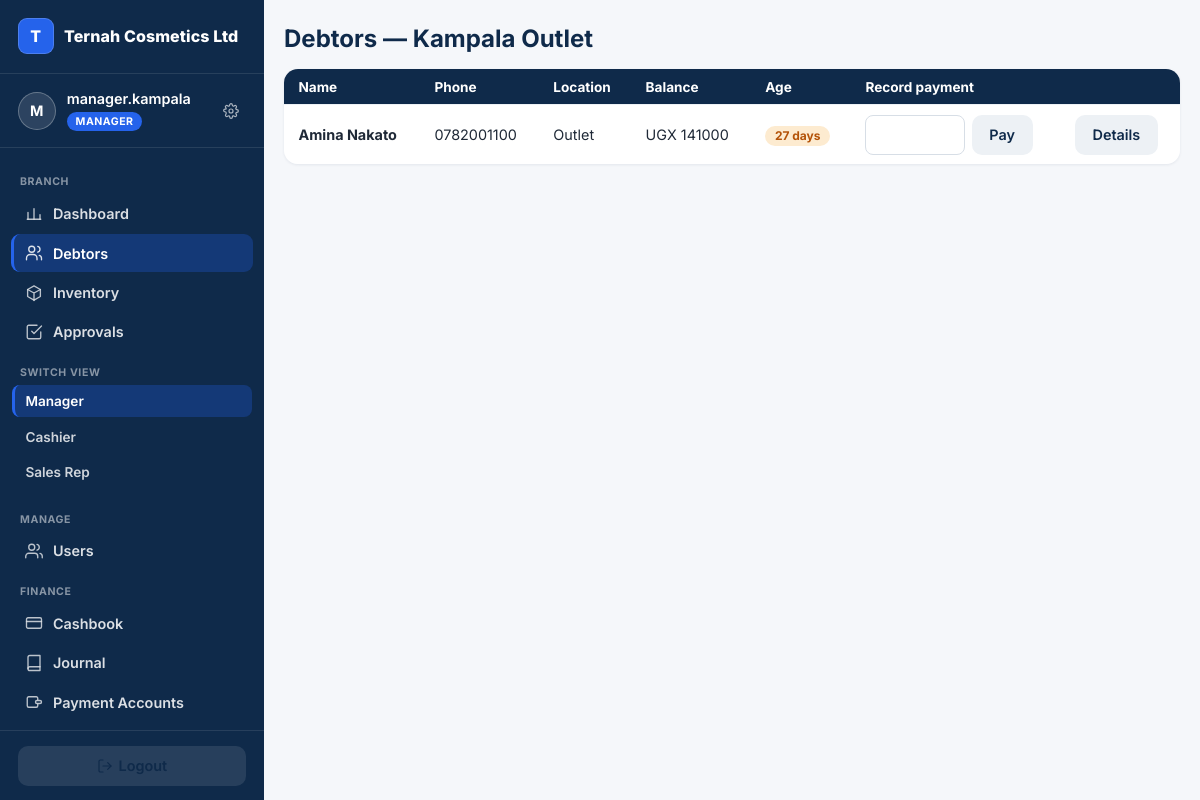
Page /manager/debtors/ (signed in) on the committed database.
### accounts/models.py (models this page shows, shortened)
class User(AbstractUser):
    ROLES = [
        ("OWNER", "Owner"),                # reports only
        ("MANAGER", "Manager"),            # outlet manager; can switch views
        ("CASHIER", "Cashier"),
        ("SALES_REP", "Sales Person / Rep"),
        ("PRODUCTION", "Production"),
    ]
    business = models.ForeignKey("platformadmin.Business", null=True, blank=True,
                                 on_delete=models.CASCADE, related_name="users")
    branch = models.ForeignKey("core.Branch", null=True, blank=True,
                               on_delete=models.SET_NULL, related_name="users")
    role = models.CharField(max_length=15, choices=ROLES, default="CASHIER")
    can_swap = models.BooleanField(default=False)    # False -> swap goes through PendingAction
    can_refund = models.BooleanField(default=False)
    phone = models.CharField(max_length=30, blank=True)
    modules = models.ManyToManyField("platformadmin.Module", blank=True, related_name="users_with_access",
                                     help_text="Which of the business's subscribed modules this user can open.")
    allowed_tiers = models.JSONField(default=list, blank=True,
                                     help_text="Which product price tiers (RETAIL/WHOLESALE/DISTRIBUTION/CUSTOM) "
                                                "this seller may use at the POS.")
    def switchable_views(self):
        if self.role != "MANAGER":
            return []
        views = ["MANAGER", "CASHIER"]
        codes = set(self.modules.values_list("code", flat=True))
        if "PRODUCTION" in codes:
            views.append("PRODUCTION")
        if "SALES" in codes:
            views.append("SALES_REP")
        return views

### platformadmin/models.py (models this page shows, shortened)
class Business(models.Model):
    name = models.CharField(max_length=150)                     # factory name — brands navbar + receipts
    slug = models.SlugField(unique=True)
    business_type = models.CharField(max_length=20, choices=[("FACTORY", "Factory Mode")], default="FACTORY")
    contact_email = models.EmailField()
    contact_phone = models.CharField(max_length=30, blank=True)
    address = models.TextField(blank=True)
    is_active = models.BooleanField(default=True)               # master switch — False = soft-locked
    trial_expires_at = models.DateTimeField(null=True, blank=True)
    subscription_expires_at = models.DateTimeField(null=True, blank=True)
    token_balance = models.PositiveIntegerField(default=0)      # 1 token = 1 cycle of 1 module
    created_at = models.DateTimeField(auto_now_add=True)
    class Meta:
        verbose_name_plural = "businesses"

### core/models.py (models this page shows, shortened)
class TimeStamped(models.Model):
    created_at = models.DateTimeField(auto_now_add=True)
    updated_at = models.DateTimeField(auto_now=True)
    class Meta:
        abstract = True

class Branch(TimeStamped):
    KIND = [("FACTORY", "Factory / Production site"), ("OUTLET", "Outlet / Shop")]
    business = models.ForeignKey("platformadmin.Business", on_delete=models.CASCADE, related_name="branches")
    name = models.CharField(max_length=120)
    kind = models.CharField(max_length=10, choices=KIND, default="OUTLET")
    address = models.CharField(max_length=255, blank=True)
    is_active = models.BooleanField(default=True)
    class Meta:
        verbose_name_plural = "branches"
        unique_together = [("business", "name")]

### sales/models.py (models this page shows, shortened)
class Debtor(TimeStamped):
    business = models.ForeignKey("platformadmin.Business", on_delete=models.CASCADE)
    location = models.ForeignKey(InventoryLocation, on_delete=models.PROTECT)    # which outlet/rep owns it
    name = models.CharField(max_length=120)
    phone = models.CharField(max_length=30, blank=True)
    def balance(self):
        owed = self.sales.aggregate(s=models.Sum("balance"))["s"] or 0
        return owed

class InventoryLocation(TimeStamped):
    TYPE = [("PRODUCTION_STORE", "Finished goods store"), ("OUTLET", "Outlet"), ("REP", "Sales rep")]
    business = models.ForeignKey("platformadmin.Business", on_delete=models.CASCADE)
    branch = models.ForeignKey("core.Branch", on_delete=models.CASCADE, related_name="inventory_locations")
    type = models.CharField(max_length=20, choices=TYPE)
    rep = models.OneToOneField(settings.AUTH_USER_MODEL, null=True, blank=True,
                               on_delete=models.CASCADE, related_name="inventory")

### manager/views.py (the view)
# urls.py: path("debtors/", views.debtors, name="debtors"),
@login_required
@manager_required
def debtors(request):
    branch = request.user.branch
    today = timezone.localdate()
    rows = []
    for d in Debtor.objects.filter(business=request.user.business, location__branch=branch).select_related("location"):
        balance = d.balance()
        if balance <= 0:
            continue
        oldest = d.sales.filter(balance__gt=0).order_by("created_at").first()
        age_days = (today - oldest.created_at.date()).days if oldest else 0
        rows.append({"debtor": d, "balance": balance, "age_days": age_days})
    rows.sort(key=lambda r: -r["age_days"])
    return render(request, "manager/debtors.html", {"rows": rows})

### accounts/context_processors.py (called while the page is built)
def active_view(request):
    user = getattr(request, "user", None)
    return {
        "active_view": getattr(request, "active_view", None),
        "switchable_views": user.switchable_views() if user and user.is_authenticated else [],
    }

### templates/manager/debtors.html (shortened to what this page needs)
{% extends "base.html" %}
{% block content %}
<div class="page-head">
  <h2>Debtors — {{ request.user.branch.name }}</h2>
</div>
<div class="table-scroll">
<table class="list">
  <tr><th>Name</th><th>Phone</th><th>Location</th><th>Balance</th><th>Age</th><th>Record payment</th><th></th></tr>
  {% for row in rows %}
  <tr>
    <td><strong>{{ row.debtor.name }}</strong></td>
    <td>{{ row.debtor.phone|default:"—" }}</td>
    <td>{{ row.debtor.location.get_type_display }}{% if row.debtor.location.rep %} — {{ row.debtor.location.rep.username }}{% endif %}</td>
    <td>UGX {{ row.balance|floatformat:0 }}</td>
    <td>
      {% if row.age_days > 30 %}<span class="pill locked">{{ row.age_days }} days</span>
      {% elif row.age_days > 7 %}<span class="pill warning">{{ row.age_days }} days</span>
      {% else %}<span class="pill active">{{ row.age_days }} days</span>{% endif %}
    </td>
    <td>
      <form method="post" action="{% url 'sales:record_payment' %}" style="display:flex;gap:.4rem">
        <input name="amount" type="number" min="1" style="width:100px;padding:.4rem .6rem;border:1px solid #D7DEE6;border-radius:8px" required>
        <button class="btn ghost" style="background:#EDF1F5;color:var(--ternah-navy)">Pay</button>
      </form>
    </td>
    <td><a class="btn ghost" style="background:#EDF1F5;color:var(--ternah-navy)" href="{% url 'manager:debtor_detail' row.debtor.pk %}">Details</a></td>
  </tr>
  {% empty %}<tr><td colspan="7" style="color:var(--muted)">No outstanding debtors at your branch.</td></tr>{% endfor %}
</table>
</div>
{% endblock %}

### templates/base.html (shortened to what this page needs)
<!DOCTYPE html>
<html lang="en">
<head>
</head>
<body>
{% if request.user.is_authenticated %}
  <div class="app-shell">
    <aside class="sidebar">
      <div class="sidebar-brand">
        <span class="brand-mark" aria-hidden="true">{{ request.user.business.name|default:"Ternah for Factories"|first|upper }}</span>
        <span class="brand-name">{{ request.user.business.name|default:"Ternah for Factories" }}</span>
      </div>
      <div class="sidebar-identity">
        <span class="avatar" aria-hidden="true">{{ request.user.username|first|upper }}</span>
        <div class="identity-text">
          <span class="identity-name">{{ request.user.username }}</span>
          {% if request.user.is_superuser %}
            <span class="role-pill role-super">Platform Admin</span>
          {% else %}
            <span class="role-pill role-{{ request.user.role|lower }}">{{ request.user.get_role_display }}</span>
          {% endif %}
        </div>
        <a class="settings-link" href="{% url 'password_change' %}" title="Change password" aria-label="Change password">
        </a>
      </div>
      <nav class="sidebar-nav">
        {% if request.user.is_superuser %}
          <div class="nav-section-label">Platform</div>
          <a class="nav-link {% if request.resolver_match.namespace == 'platformadmin' and request.resolver_match.url_name == 'dashboard' %}active{% endif %}"
             href="{% url 'platformadmin:dashboard' %}">
            <svg width="18" height="18" viewBox="0 0 24 24" fill="none" stroke="currentColor" stroke-width="1.8" stroke-linecap="round" stroke-linejoin="round"><rect x="4" y="3" width="16" height="18" rx="1.5"/><path d="M9 21v-4h6v4"/><path d="M8 7h.01M12 7h.01M16 7h.01M8 11h.01M12 11h.01M16 11h.01"/></svg>
            Tenants
          </a>
          <a class="nav-link {% if request.resolver_match.namespace == 'platformadmin' and request.resolver_match.url_name == 'onboard' %}active{% endif %}"
             href="{% url 'platformadmin:onboard' %}">
            <svg width="18" height="18" viewBox="0 0 24 24" fill="none" stroke="currentColor" stroke-width="1.8" stroke-linecap="round" stroke-linejoin="round"><circle cx="12" cy="12" r="9"/><path d="M12 8v8M8 12h8"/></svg>
            Onboard a Factory
          </a>
        {% elif request.user.role == "MANAGER" %}
          <div class="nav-section-label">Branch</div>
          <a class="nav-link {% if request.resolver_match.namespace == 'manager' and request.resolver_match.url_name == 'dashboard' %}active{% endif %}"
             href="{% url 'manager:dashboard' %}">
            <svg width="18" height="18" viewBox="0 0 24 24" fill="none" stroke="currentColor" stroke-width="1.8" stroke-linecap="round" stroke-linejoin="round"><path d="M4 19V10M12 19V5M20 19v-6"/><path d="M3 19h18"/></svg>
            Dashboard
          </a>
          <a class="nav-link {% if request.resolver_match.namespace == 'manager' and request.resolver_match.url_name == 'debtors' %}active{% endif %}"
             href="{% url 'manager:debtors' %}">
            <svg width="18" height="18" viewBox="0 0 24 24" fill="none" stroke="currentColor" stroke-width="1.8" stroke-linecap="round" stroke-linejoin="round"><circle cx="9" cy="7" r="4"/><path d="M2 21v-2a5 5 0 0 1 5-5h4a5 5 0 0 1 5 5v2"/><path d="M17 3.13a4 4 0 0 1 0 7.75M22 21v-2a4 4 0 0 0-3-3.87"/></svg>
            Debtors
          </a>
          <a class="nav-link {% if request.resolver_match.namespace == 'manager' and request.resolver_match.url_name == 'inventory' %}active{% endif %}"
             href="{% url 'manager:inventory' %}">
            <svg width="18" height="18" viewBox="0 0 24 24" fill="none" stroke="currentColor" stroke-width="1.8" stroke-linecap="round" stroke-linejoin="round"><path d="M20.5 7.3 12 12l-8.5-4.7M12 22V12"/><path d="m20.5 16.7-8.5 4.7-8.5-4.7V7.3L12 2.6l8.5 4.7z"/></svg>
            Inventory
          </a>
          <a class="nav-link {% if request.resolver_match.namespace == 'manager' and request.resolver_match.url_name == 'approvals' %}active{% endif %}"
             href="{% url 'manager:approvals' %}">
            <svg width="18" height="18" viewBox="0 0 24 24" fill="none" stroke="currentColor" stroke-width="1.8" stroke-linecap="round" stroke-linejoin="round"><path d="M9 11l3 3L22 4"/><path d="M21 12v7a2 2 0 0 1-2 2H5a2 2 0 0 1-2-2V5a2 2 0 0 1 2-2h11"/></svg>
            Approvals
          </a>
          <div class="nav-section-label">Switch view</div>
          <div class="view-switch">
            {% for v in switchable_views %}
              <a class="view-switch-item {% if v == active_view %}active{% endif %}"
                 href="/accounts/switch/{{ v }}/">{% if v == "SALES_REP" %}Sales Rep{% else %}{{ v|title }}{% endif %}</a>
            {% endfor %}
          </div>
          <div class="nav-section-label">Manage</div>
          <a class="nav-link {% if request.resolver_match.url_name == 'user_list' or request.resolver_match.url_name == 'user_create' or request.resolver_match.url_name == 'user_edit' %}active{% endif %}"
             href="{% url 'user_list' %}">
            <svg width="18" height="18" viewBox="0 0 24 24" fill="none" stroke="currentColor" stroke-width="1.8" stroke-linecap="round" stroke-linejoin="round"><path d="M17 21v-2a4 4 0 0 0-4-4H5a4 4 0 0 0-4 4v2"/><circle cx="9" cy="7" r="4"/><path d="M23 21v-2a4 4 0 0 0-3-3.87"/><path d="M16 3.13a4 4 0 0 1 0 7.75"/></svg>
            Users
          </a>
          <div class="nav-section-label">Finance</div>
          <a class="nav-link {% if request.resolver_match.namespace == 'finance' and request.resolver_match.url_name == 'cashbook' %}active{% endif %}"
             href="{% url 'finance:cashbook' %}">
            <svg width="18" height="18" viewBox="0 0 24 24" fill="none" stroke="currentColor" stroke-width="1.8" stroke-linecap="round" stroke-linejoin="round"><rect x="2" y="5" width="20" height="14" rx="2"/><line x1="2" y1="10" x2="22" y2="10"/></svg>
            Cashbook
          </a>
          <a class="nav-link {% if request.resolver_match.namespace == 'finance' and request.resolver_match.url_name == 'journal' %}active{% endif %}"
             href="{% url 'finance:journal' %}">
            <svg width="18" height="18" viewBox="0 0 24 24" fill="none" stroke="currentColor" stroke-width="1.8" stroke-linecap="round" stroke-linejoin="round"><path d="M4 19.5A2.5 2.5 0 0 1 6.5 17H20"/><path d="M6.5 2H20v20H6.5A2.5 2.5 0 0 1 4 19.5v-15A2.5 2.5 0 0 1 6.5 2z"/></svg>
            Journal
          </a>
          <a class="nav-link {% if request.resolver_match.namespace == 'finance' and request.resolver_match.url_name == 'payment_accounts' %}active{% endif %}"
             href="{% url 'finance:payment_accounts' %}">
            <svg width="18" height="18" viewBox="0 0 24 24" fill="none" stroke="currentColor" stroke-width="1.8" stroke-linecap="round" stroke-linejoin="round"><path d="M17 9V7a2 2 0 0 0-2-2H5a2 2 0 0 0-2 2v10a2 2 0 0 0 2 2h10a2 2 0 0 0 2-2v-2"/><path d="M22 12a2 2 0 0 1-2 2h-4a2 2 0 0 1 0-4h4a2 2 0 0 1 2 2z"/></svg>
            Payment Accounts
          </a>
        {% else %}
          <div class="nav-section-label">{{ request.user.get_role_display }}</div>
          <span class="nav-link disabled">Screens coming soon</span>
        {% endif %}
      </nav>
      <div class="sidebar-footer">
        <form method="post" action="{% url 'logout' %}">{% csrf_token %}
          <button class="btn ghost" type="submit">
            <svg width="16" height="16" viewBox="0 0 24 24" fill="none" stroke="currentColor" stroke-width="1.8" stroke-linecap="round" stroke-linejoin="round"><path d="M9 21H5a2 2 0 0 1-2-2V5a2 2 0 0 1 2-2h4"/><path d="M16 17l5-5-5-5"/><path d="M21 12H9"/></svg>
            Logout
          </button>
        </form>
      </div>
    </aside>
    <div class="main-col">
      <main>
{% endif %}
{% block content %}{% endblock %}
{% if request.user.is_authenticated %}
      </main>
    </div>
  </div>
{% endif %}
</body>
</html>

### rows in the picture
User: user.business.name|first "T", user.business.name "Ternah Cosmetics Ltd", user.username|first "M", user.username "manager.kampala", user.role "MANAGER", user.branch.name "Kampala Outlet"
Debtor: debtor.name "Amina Nakato", debtor.phone "0782001100", debtor.location.type "Outlet", balance "141000", age_days "27"

### other values in the picture
{{ v|title }} "Manager" "Cashier"
